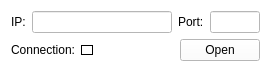
<?xml version="1.0" encoding="UTF-8"?>
<ui version="4.0">
 <class>tcpConnectionWidget</class>
 <widget class="QWidget" name="tcpConnectionWidget">
  <property name="geometry">
   <rect>
    <x>0</x>
    <y>0</y>
    <width>271</width>
    <height>74</height>
   </rect>
  </property>
  <property name="palette">
   <palette>
    <active>
     <colorrole role="Button">
      <brush brushstyle="SolidPattern">
       <color alpha="255">
        <red>255</red>
        <green>255</green>
        <blue>255</blue>
       </color>
      </brush>
     </colorrole>
     <colorrole role="Midlight">
      <brush brushstyle="SolidPattern">
       <color alpha="255">
        <red>255</red>
        <green>255</green>
        <blue>255</blue>
       </color>
      </brush>
     </colorrole>
     <colorrole role="Dark">
      <brush brushstyle="SolidPattern">
       <color alpha="255">
        <red>127</red>
        <green>127</green>
        <blue>127</blue>
       </color>
      </brush>
     </colorrole>
     <colorrole role="Mid">
      <brush brushstyle="SolidPattern">
       <color alpha="255">
        <red>170</red>
        <green>170</green>
        <blue>170</blue>
       </color>
      </brush>
     </colorrole>
     <colorrole role="Window">
      <brush brushstyle="SolidPattern">
       <color alpha="255">
        <red>255</red>
        <green>255</green>
        <blue>255</blue>
       </color>
      </brush>
     </colorrole>
     <colorrole role="Shadow">
      <brush brushstyle="SolidPattern">
       <color alpha="255">
        <red>0</red>
        <green>0</green>
        <blue>0</blue>
       </color>
      </brush>
     </colorrole>
     <colorrole role="AlternateBase">
      <brush brushstyle="SolidPattern">
       <color alpha="255">
        <red>255</red>
        <green>255</green>
        <blue>255</blue>
       </color>
      </brush>
     </colorrole>
    </active>
    <inactive>
     <colorrole role="Button">
      <brush brushstyle="SolidPattern">
       <color alpha="255">
        <red>255</red>
        <green>255</green>
        <blue>255</blue>
       </color>
      </brush>
     </colorrole>
     <colorrole role="Midlight">
      <brush brushstyle="SolidPattern">
       <color alpha="255">
        <red>255</red>
        <green>255</green>
        <blue>255</blue>
       </color>
      </brush>
     </colorrole>
     <colorrole role="Dark">
      <brush brushstyle="SolidPattern">
       <color alpha="255">
        <red>127</red>
        <green>127</green>
        <blue>127</blue>
       </color>
      </brush>
     </colorrole>
     <colorrole role="Mid">
      <brush brushstyle="SolidPattern">
       <color alpha="255">
        <red>170</red>
        <green>170</green>
        <blue>170</blue>
       </color>
      </brush>
     </colorrole>
     <colorrole role="Window">
      <brush brushstyle="SolidPattern">
       <color alpha="255">
        <red>255</red>
        <green>255</green>
        <blue>255</blue>
       </color>
      </brush>
     </colorrole>
     <colorrole role="Shadow">
      <brush brushstyle="SolidPattern">
       <color alpha="255">
        <red>0</red>
        <green>0</green>
        <blue>0</blue>
       </color>
      </brush>
     </colorrole>
     <colorrole role="AlternateBase">
      <brush brushstyle="SolidPattern">
       <color alpha="255">
        <red>255</red>
        <green>255</green>
        <blue>255</blue>
       </color>
      </brush>
     </colorrole>
    </inactive>
    <disabled>
     <colorrole role="Button">
      <brush brushstyle="SolidPattern">
       <color alpha="255">
        <red>255</red>
        <green>255</green>
        <blue>255</blue>
       </color>
      </brush>
     </colorrole>
     <colorrole role="Midlight">
      <brush brushstyle="SolidPattern">
       <color alpha="255">
        <red>255</red>
        <green>255</green>
        <blue>255</blue>
       </color>
      </brush>
     </colorrole>
     <colorrole role="Dark">
      <brush brushstyle="SolidPattern">
       <color alpha="255">
        <red>127</red>
        <green>127</green>
        <blue>127</blue>
       </color>
      </brush>
     </colorrole>
     <colorrole role="Mid">
      <brush brushstyle="SolidPattern">
       <color alpha="255">
        <red>170</red>
        <green>170</green>
        <blue>170</blue>
       </color>
      </brush>
     </colorrole>
     <colorrole role="Window">
      <brush brushstyle="SolidPattern">
       <color alpha="255">
        <red>255</red>
        <green>255</green>
        <blue>255</blue>
       </color>
      </brush>
     </colorrole>
     <colorrole role="Shadow">
      <brush brushstyle="SolidPattern">
       <color alpha="255">
        <red>0</red>
        <green>0</green>
        <blue>0</blue>
       </color>
      </brush>
     </colorrole>
     <colorrole role="AlternateBase">
      <brush brushstyle="SolidPattern">
       <color alpha="255">
        <red>255</red>
        <green>255</green>
        <blue>255</blue>
       </color>
      </brush>
     </colorrole>
    </disabled>
   </palette>
  </property>
  <property name="windowTitle">
   <string>Form</string>
  </property>
  <property name="autoFillBackground">
   <bool>true</bool>
  </property>
  <layout class="QVBoxLayout" name="verticalLayout">
   <item>
    <layout class="QHBoxLayout" name="horizontalLayout">
     <item>
      <widget class="QLabel" name="label">
       <property name="text">
        <string>IP:</string>
       </property>
      </widget>
     </item>
     <item>
      <widget class="QLineEdit" name="ipEdit"/>
     </item>
     <item>
      <widget class="QLabel" name="label_2">
       <property name="text">
        <string>Port:</string>
       </property>
      </widget>
     </item>
     <item>
      <widget class="QLineEdit" name="portEdit">
       <property name="maximumSize">
        <size>
         <width>50</width>
         <height>16777215</height>
        </size>
       </property>
       <property name="text">
        <string/>
       </property>
      </widget>
     </item>
    </layout>
   </item>
   <item>
    <layout class="QHBoxLayout" name="horizontalLayout_2">
     <item>
      <widget class="QLabel" name="label_3">
       <property name="text">
        <string>Connection:</string>
       </property>
      </widget>
     </item>
     <item>
      <widget class="QLabel" name="connectionLabel">
       <property name="minimumSize">
        <size>
         <width>12</width>
         <height>10</height>
        </size>
       </property>
       <property name="maximumSize">
        <size>
         <width>12</width>
         <height>10</height>
        </size>
       </property>
       <property name="autoFillBackground">
        <bool>true</bool>
       </property>
       <property name="frameShape">
        <enum>QFrame::Panel</enum>
       </property>
       <property name="text">
        <string/>
       </property>
      </widget>
     </item>
     <item>
      <spacer name="horizontalSpacer">
       <property name="orientation">
        <enum>Qt::Horizontal</enum>
       </property>
       <property name="sizeHint" stdset="0">
        <size>
         <width>40</width>
         <height>20</height>
        </size>
       </property>
      </spacer>
     </item>
     <item>
      <widget class="QPushButton" name="connectButton">
       <property name="text">
        <string>Open</string>
       </property>
      </widget>
     </item>
    </layout>
   </item>
  </layout>
 </widget>
 <resources/>
 <connections/>
</ui>
